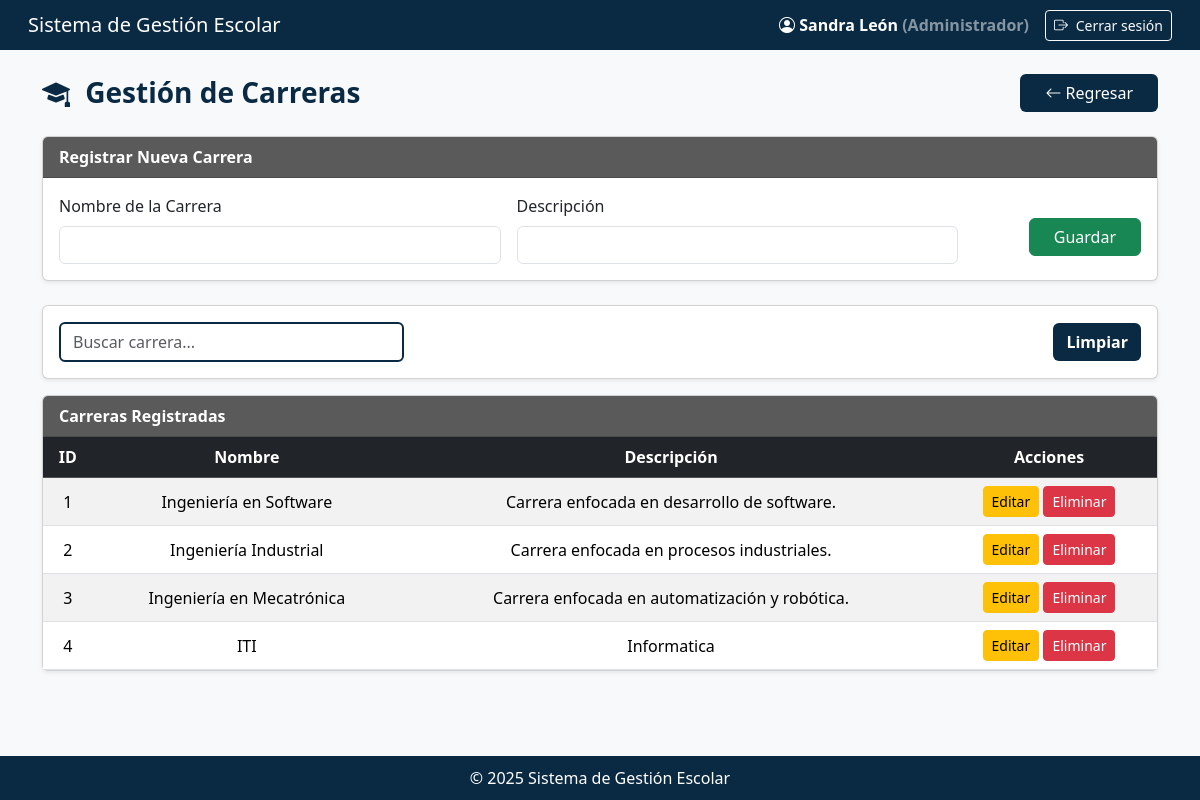
The page /app/views/carrerasView.php (signed in) on the database its author committed.
### tables this page shows
CREATE TABLE `carreras` (
  `idCarrera` int(11) NOT NULL AUTO_INCREMENT,
  `nombreCarrera` varchar(100) NOT NULL,
  `claveCarrera` varchar(20) NOT NULL,
  `descripcion` text DEFAULT NULL,
  PRIMARY KEY (`idCarrera`),
  UNIQUE KEY `nombreCarrera` (`nombreCarrera`),
  UNIQUE KEY `claveCarrera` (`claveCarrera`)
);

### app/models/carreraModel.php (called while the page is built, shortened)
<?php
class CarreraModel {
    private $connection;
    public function __construct($connection) {
        $this->connection = $connection;
    }
    public function obtenerCarreras() {
        return $this->connection->query("SELECT * FROM carreras ORDER BY idCarrera ASC");
    }
}

### app/views/carrerasView.php (the view, shortened to what this page needs)
<?php
  $nombreUsuario = $_SESSION['usuario']['nombre'];
  $rolUsuario = $_SESSION['usuario']['rol'];
  require_once __DIR__ . '/../../config/db_connection.php';
  require_once __DIR__ . '/../../app/models/carreraModel.php';
  $model = new CarreraModel($connection);
  $carreras = $model->obtenerCarreras();
  $modo = isset($_GET['edit']) ? 'editar' : 'insertar';
  $carreraEditar = null;
?>
<!DOCTYPE html>
<html lang="es">
<head>
  <link href="https://cdn.jsdelivr.net/npm/bootstrap@5.3.3/dist/css/bootstrap.min.css" rel="stylesheet">
  <link rel="stylesheet" href="https://cdn.jsdelivr.net/npm/bootstrap-icons@1.11.3/font/bootstrap-icons.css">
</head>
<body>
<nav class="navbar navbar-expand-lg navbar-dark px-3">
  <div class="container-fluid d-flex justify-content-between align-items-center">
    <span class="navbar-brand h5 mb-0 text-white">Sistema de Gestión Escolar</span>
    <div class="d-flex align-items-center">
      <div class="text-white fw-semibold me-3">
        <i class="bi bi-person-circle"></i>
        <?= htmlspecialchars($nombreUsuario) ?>
        <span class="text-white-50">(<?= htmlspecialchars($rolUsuario) ?>)</span>
      </div>
      <a href="<?= BASE_URL ?>index.php?action=logout" class="btn btn-outline-light btn-sm">
        <i class="bi bi-box-arrow-right me-1"></i> Cerrar sesión
      </a>
    </div>
  </div>
</nav>
<div class="container mt-4 mb-5">
  <div class="d-flex justify-content-between align-items-center mb-4">
    <h3 class="titulo-pagina m-0">
        <i class="bi bi-mortarboard-fill me-2"></i> Gestión de Carreras
    </h3>
    <a href="<?= BASE_URL ?>index.php?action=dashboard"
       class="btn btn-regresar px-4">
        <i class="bi bi-arrow-left"></i> Regresar
    </a>
</div>
  <div class="card mb-4 shadow-sm">
    <div class="card-header fw-semibold"><?= $modo == 'editar' ? 'Editar Carrera' : 'Registrar Nueva Carrera' ?></div>
    <div class="card-body">
      <form method="POST" action="../controllers/carreraController.php" class="row g-3">
        <div class="col-md-5">
          <label class="form-label">Nombre de la Carrera</label>
          <input type="text" name="nombreCarrera" class="form-control"
                 value="<?= htmlspecialchars($carreraEditar['nombreCarrera'] ?? '') ?>"
                 required>
        </div>
        <div class="col-md-5">
          <label class="form-label">Descripción</label>
          <input type="text" name="descripcion" class="form-control"
                 value="<?= htmlspecialchars($carreraEditar['descripcion'] ?? '') ?>">
        </div>
        <div class="col-md-2 text-end">
          <?php if ($modo === 'editar'): ?>
            <button type="submit" name="actualizar" class="btn btn-warning mt-4 px-4">Actualizar</button>
            <a href="carrerasView.php" class="btn btn-secondary mt-4 px-4">Cancelar</a>
          <?php else: ?>
            <button type="submit" name="insertar" class="btn btn-success mt-4 px-4">Guardar</button>
          <?php endif; ?>
        </div>
      </form>
    </div>
  </div>
<div class="card mb-3 shadow-sm">
  <div class="card-body">
    <div class="row align-items-center">
      <div class="col-md-4">
        <input
          type="text"
          id="buscadorCarreras"
          class="form-control"
          placeholder="Buscar carrera..."
          style="border: 2px solid #0A2A43;"
        >
      </div>
      <div class="col-md-8 d-flex justify-content-end">
        <a
          href="carrerasView.php"
          class="btn"
          style="background: #0A2A43; color: white; font-weight: 600;"
        >
          Limpiar
        </a>
      </div>
    </div>
  </div>
</div>
  <div class="card shadow-sm">
    <div class="card-header fw-semibold">Carreras Registradas</div>
    <div class="card-body p-0">
      <table class="table table-striped mb-0 text-center align-middle">
        <thead class="table-dark">
          <tr>
            <th>ID</th>
            <th>Nombre</th>
            <th>Descripción</th>
            <th>Acciones</th>
          </tr>
        </thead>
        <tbody>
          <?php while ($c = $carreras->fetch_assoc()): ?>
          <tr>
            <td><?= $c['idCarrera'] ?></td>
            <td><?= htmlspecialchars($c['nombreCarrera']) ?></td>
            <td><?= htmlspecialchars($c['descripcion'] ?? '—') ?></td>
            <td>
              <a href="carrerasView.php?edit=<?= $c['idCarrera'] ?>" class="btn btn-warning btn-sm">Editar</a>
              <a href="../controllers/carreraController.php?delete=<?= $c['idCarrera'] ?>"
                 class="btn btn-danger btn-sm"
                 onclick="return confirm('¿Seguro que deseas eliminar la carrera <?= htmlspecialchars($c['nombreCarrera']) ?>?');">
                Eliminar
              </a>
            </td>
          </tr>
          <?php endwhile; ?>
        </tbody>
      </table>
    </div>
  </div>
</div>
<footer>
  © 2025 Sistema de Gestión Escolar
</footer>
</body>
</html>

### app/views/carrerasView.php (style rules this page uses)
body { background-color: #f8f9fa; min-height: 100vh; display: flex; flex-direction: column; }
.navbar, footer { background-color: #0A2A43; }
.card-header { background-color: #5a5a5a; color: white; }
footer { background-color: #0A2A43; color: white; padding: 10px 0; text-align: center; margin-top: auto; }
.titulo-pagina { color: #0A2A43; font-weight: 700; }
.btn-regresar { background: #0A2A43; color: #fff; font-weight: 500; border-radius: 6px; }

### rows shown on the page
carreras: idCarrera "1", nombreCarrera "Ingeniería en Software", descripcion "Carrera enfocada en desarrollo de software."
carreras: idCarrera "2", nombreCarrera "Ingeniería Industrial", descripcion "Carrera enfocada en procesos industriales."
carreras: idCarrera "3", nombreCarrera "Ingeniería en Mecatrónica", descripcion "Carrera enfocada en automatización y robótica."
carreras: idCarrera "4", nombreCarrera "ITI", descripcion "Informatica"

### other values the page prints
$nombreUsuario "Sandra León"
$rolUsuario "Administrador"
